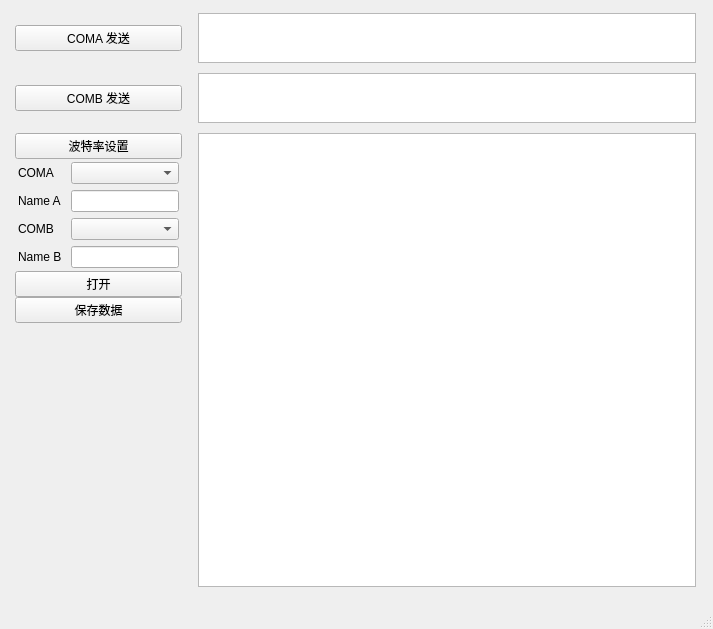
<?xml version="1.0" encoding="UTF-8"?>
<ui version="4.0">
 <class>MainWindow</class>
 <widget class="QMainWindow" name="MainWindow">
  <property name="geometry">
   <rect>
    <x>0</x>
    <y>0</y>
    <width>713</width>
    <height>629</height>
   </rect>
  </property>
  <property name="windowTitle">
   <string>MainWindow</string>
  </property>
  <widget class="QWidget" name="centralwidget">
   <layout class="QGridLayout" name="gridLayout_3">
    <item row="0" column="0">
     <layout class="QGridLayout" name="gridLayout_2" rowstretch="0,0,0" columnstretch="0,1">
      <property name="leftMargin">
       <number>6</number>
      </property>
      <property name="topMargin">
       <number>4</number>
      </property>
      <property name="rightMargin">
       <number>8</number>
      </property>
      <property name="bottomMargin">
       <number>11</number>
      </property>
      <property name="horizontalSpacing">
       <number>16</number>
      </property>
      <property name="verticalSpacing">
       <number>10</number>
      </property>
      <item row="2" column="1">
       <widget class="QTextBrowser" name="recv_disp"/>
      </item>
      <item row="1" column="1">
       <widget class="QTextBrowser" name="textBrowser">
        <property name="maximumSize">
         <size>
          <width>16777215</width>
          <height>50</height>
         </size>
        </property>
       </widget>
      </item>
      <item row="1" column="0">
       <widget class="QPushButton" name="pushButton_sendB">
        <property name="text">
         <string>COMB 发送</string>
        </property>
       </widget>
      </item>
      <item row="0" column="1">
       <widget class="QTextBrowser" name="textBrowser_2">
        <property name="sizePolicy">
         <sizepolicy hsizetype="Expanding" vsizetype="Expanding">
          <horstretch>0</horstretch>
          <verstretch>0</verstretch>
         </sizepolicy>
        </property>
        <property name="maximumSize">
         <size>
          <width>16777215</width>
          <height>50</height>
         </size>
        </property>
       </widget>
      </item>
      <item row="2" column="0">
       <layout class="QVBoxLayout" name="verticalLayout">
        <item>
         <widget class="QPushButton" name="pushButton_set_boundrate">
          <property name="text">
           <string>波特率设置</string>
          </property>
         </widget>
        </item>
        <item>
         <layout class="QGridLayout" name="gridLayout">
          <property name="leftMargin">
           <number>3</number>
          </property>
          <property name="topMargin">
           <number>3</number>
          </property>
          <property name="rightMargin">
           <number>3</number>
          </property>
          <property name="bottomMargin">
           <number>3</number>
          </property>
          <property name="horizontalSpacing">
           <number>9</number>
          </property>
          <property name="verticalSpacing">
           <number>6</number>
          </property>
          <item row="1" column="1">
           <widget class="QLineEdit" name="alias_serialA"/>
          </item>
          <item row="1" column="0">
           <widget class="QLabel" name="label_4">
            <property name="text">
             <string>Name A</string>
            </property>
           </widget>
          </item>
          <item row="0" column="0">
           <widget class="QLabel" name="label">
            <property name="text">
             <string>COMA</string>
            </property>
           </widget>
          </item>
          <item row="0" column="1">
           <widget class="QComboBox" name="combo_serialA"/>
          </item>
          <item row="2" column="1">
           <widget class="QComboBox" name="combo_serialB"/>
          </item>
          <item row="3" column="0">
           <widget class="QLabel" name="label_3">
            <property name="text">
             <string>Name B</string>
            </property>
           </widget>
          </item>
          <item row="2" column="0">
           <widget class="QLabel" name="label_2">
            <property name="text">
             <string>COMB</string>
            </property>
           </widget>
          </item>
          <item row="3" column="1">
           <widget class="QLineEdit" name="alias_serialB"/>
          </item>
         </layout>
        </item>
        <item>
         <widget class="QPushButton" name="pushButton_openSerial">
          <property name="text">
           <string>打开</string>
          </property>
         </widget>
        </item>
        <item>
         <widget class="QPushButton" name="pushButton_saveData">
          <property name="text">
           <string>保存数据</string>
          </property>
         </widget>
        </item>
        <item>
         <spacer name="verticalSpacer">
          <property name="orientation">
           <enum>Qt::Vertical</enum>
          </property>
          <property name="sizeHint" stdset="0">
           <size>
            <width>20</width>
            <height>40</height>
           </size>
          </property>
         </spacer>
        </item>
       </layout>
      </item>
      <item row="0" column="0">
       <widget class="QPushButton" name="pushButton_sendA">
        <property name="text">
         <string>COMA 发送</string>
        </property>
       </widget>
      </item>
     </layout>
    </item>
   </layout>
  </widget>
  <widget class="QMenuBar" name="menubar">
   <property name="geometry">
    <rect>
     <x>0</x>
     <y>0</y>
     <width>713</width>
     <height>23</height>
    </rect>
   </property>
  </widget>
  <widget class="QStatusBar" name="statusbar"/>
 </widget>
 <resources/>
 <connections/>
</ui>
